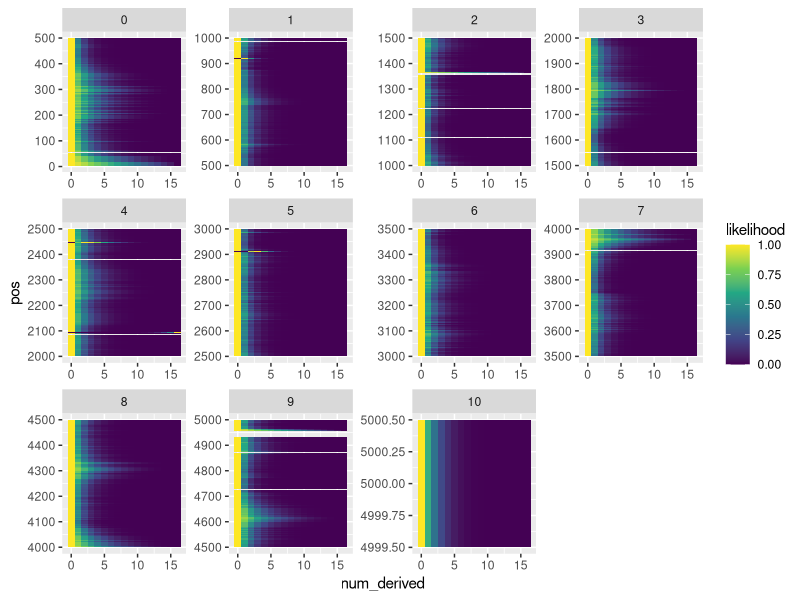

R code for this plot: (Note: this script raises an error after producing the figure.)
## ---- chunk 1
4e6 * 17 * 4 / 1e6
## ---- chunk 2
#| message: false
#| fig-width: 12
#| fig-height: 20
library(tidyverse)

# read in the file
saf <- read_tsv("extras/inputs/fall-first-5k.tsv", col_names = FALSE)
names(saf) <- c("chrom", "pos", 0:16)

# get a version that is not on the log scale
exp_saf <- saf %>% mutate(across(.cols = `0`:`16`, .fns = exp))

# try plotting the natural scale one
saf_long <- exp_saf %>%
  pivot_longer(cols = -c(chrom, pos), names_to = "num_derived", values_to = "likelihood") %>%
  mutate(num_derived = as.integer(num_derived))

ggplot(saf_long) +
  geom_tile(aes(x = num_derived, y = pos, fill = likelihood)) + 
  facet_wrap(~ as.integer(pos / 500), scales = "free") +
  scale_fill_viridis_c()
## ---- chunk 3
#| fig-height: 10
#| fig-width: 10
files <- dir(
  path = c(
    "extras/lcwgs-pw-fst-results/one_d_realSFS",
    "extras/lcwgs-pw-fst-results/one_d_winsfs"
  ),
  full.names = TRUE
)
names(files) <- files

big_tibble <- lapply(
  files, 
  function(x) {
    lines <- read_lines(x)
    counts = as.numeric(str_split(lines[length(lines)], pattern = " +")[[1]])
    counts <- counts[!is.na(counts)]
    tibble(
      num_derived = 0:16,
      count = counts
    )
  }) %>%
  bind_rows(.id = "file") %>%
  extract(
    file,
    into = c("method", "chrom", "ecotype"),
    regex = "^.*one_d_([a-zA-Z]+)/(.+)---(.+)\\.ml"
  )

# remove the 0 category, cuz it be huge, then plot
big_tibble %>%
  filter(num_derived > 0) %>%
  ggplot(aes(x = num_derived, y = count, fill = ecotype)) +
  geom_col() + 
  facet_grid(chrom ~ ecotype + method)
  
## ---- chunk 4
#| warnings: false
windows <- read_table(
  "extras/lcwgs-pw-fst-results/summarized/sliding_window_fst/Fall--x--Spring--size-30000--step-5000.tsv",
  col_names = FALSE,
  skip = 2) %>%
  filter(!str_detect(X1, "region")) %>%
  rename(
    chrom = X2,
    window_mid = X3,
    Fst = X5
  )

ggplot(windows, aes(x = window_mid, y = Fst)) +
  geom_point(size = 0.2) +
  facet_wrap(~ chrom)
